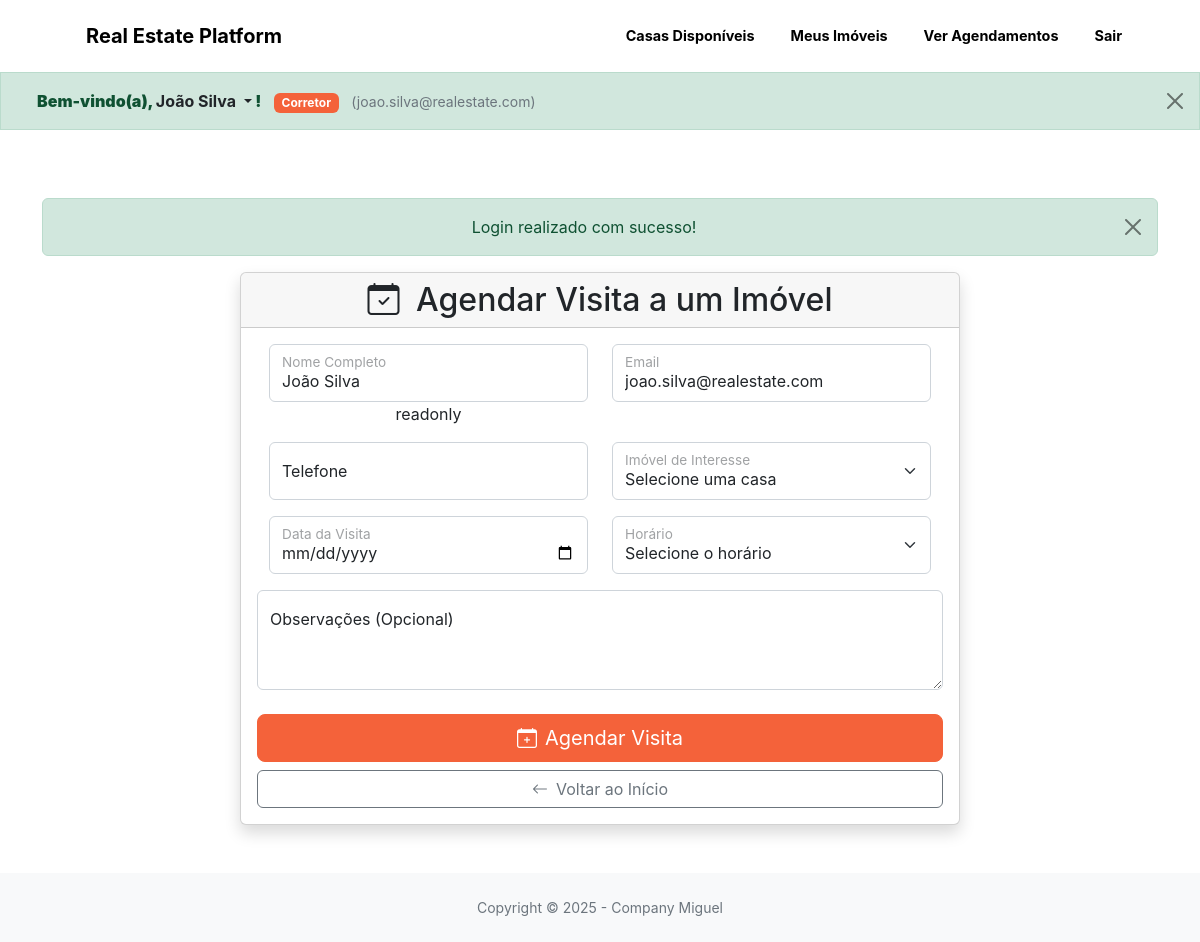
Screenshot of /agendar_visita.php (signed in) with the database file from the repository.
### tables this page shows
CREATE TABLE brokers (
    id INT AUTO_INCREMENT PRIMARY KEY,
    user_id INT NOT NULL,
    license_number VARCHAR(50) UNIQUE,
    company VARCHAR(255) NULL,
    specialties JSON NULL,
    commission_rate DECIMAL(5,2) DEFAULT 3.00,
    rating DECIMAL(3,2) DEFAULT 0.00,
    reviews_count INT DEFAULT 0,
    total_sales INT DEFAULT 0,
    years_experience INT DEFAULT 0,
    languages JSON NULL,
    created_at TIMESTAMP DEFAULT CURRENT_TIMESTAMP,
    updated_at TIMESTAMP DEFAULT CURRENT_TIMESTAMP ON UPDATE CURRENT_TIMESTAMP,
    
    FOREIGN KEY (user_id) REFERENCES users(id) ON DELETE CASCADE,
    UNIQUE KEY unique_broker_user (user_id)
);

CREATE TABLE users (
    id INT AUTO_INCREMENT PRIMARY KEY,
    first_name VARCHAR(100) NOT NULL,
    last_name VARCHAR(100) NOT NULL,
    email VARCHAR(255) NOT NULL UNIQUE,
    password VARCHAR(255) NOT NULL,
    cpf VARCHAR(14) UNIQUE,
    phone VARCHAR(20),
    user_type ENUM('user', 'broker', 'admin') DEFAULT 'user',
    status ENUM('active', 'inactive', 'pending') DEFAULT 'pending',
    email_verified BOOLEAN DEFAULT FALSE,
    verification_token VARCHAR(255) NULL,
    password_reset_token VARCHAR(255) NULL,
    password_reset_expires DATETIME NULL,
    created_at TIMESTAMP DEFAULT CURRENT_TIMESTAMP,
    updated_at TIMESTAMP DEFAULT CURRENT_TIMESTAMP ON UPDATE CURRENT_TIMESTAMP,
    
    INDEX idx_email (email),
    INDEX idx_user_type (user_type),
    INDEX idx_status (status)
);

### includes/auth.php (called while the page is built, shortened)
<?php
require_once __DIR__ . '/database.php';
class Auth {
    private $pdo;
    public function __construct() {
        global $pdo;
        $this->pdo = $pdo;
    }
    public function isLoggedIn() {
        return isset($_SESSION['user_id']);
    }
    public function getCurrentUser() {
        try {
            $stmt = $this->pdo->prepare("
                SELECT u.*, up.*, b.id as broker_id, b.license_number, b.company
                FROM users u
                LEFT JOIN user_profiles up ON u.id = up.user_id
                LEFT JOIN brokers b ON u.id = b.user_id
                WHERE u.id = ?
            ");
            $stmt->execute([$_SESSION['user_id']]);
            return $stmt->fetch();
        } catch (Exception $e) {
            error_log("Get current user error: " . $e->getMessage());
            return null;
        }
    }
}

### includes/init.php (called while the page is built, shortened)
<?php
require_once __DIR__ . '/database.php';
require_once __DIR__ . '/auth.php';
require_once __DIR__ . '/functions.php';
$auth = new Auth();

### includes/functions.php (called while the page is built, shortened)
<?php
function getFlashMessage() {
    if (isset($_SESSION['flash_message'])) {
        $message = $_SESSION['flash_message'];
        $type = $_SESSION['flash_type'] ?? 'info';
        return ['message' => $message, 'type' => $type];
    }
    return null;
}

### agendar_visita.php (the view, shortened to what this page needs)
<?php
require_once __DIR__ . '/includes/init.php';
$auth->requireLogin('Login.php');
$current_user = $auth->getCurrentUser();
$flash = getFlashMessage();
?>
<!DOCTYPE html>
<html lang="pt-BR">
<head>
    <link href="https://cdnjs.cloudflare.com/ajax/libs/bootstrap/5.3.0/css/bootstrap.min.css" rel="stylesheet">
    <link href="https://cdn.jsdelivr.net/npm/bootstrap-icons@1.5.0/font/bootstrap-icons.css" rel="stylesheet" />
    <link href="css/styles.css" rel="stylesheet">
</head>
<body>
    <?php
    require_once __DIR__ . '/includes/navbar.php';
    ?>
    <?php
    require_once __DIR__ . '/includes/user_info.php';
    renderUserInfo($current_user);
    ?>
    <div class="container my-5" style="padding-top: 40px;">
        <?php if ($flash): ?>
            <div class="alert alert-<?php echo $flash['type'] === 'success' ? 'success' : ($flash['type'] === 'error' ? 'danger' : 'info'); ?> alert-dismissible fade show">
                <?php echo $flash['message']; ?>
                <button type="button" class="btn-close" data-bs-dismiss="alert"></button>
            </div>
        <?php endif; ?>
        <div class="row justify-content-center">
            <div class="col-lg-8">
                <div class="card shadow">
                    <div class="card-header">
                        <h2 class="mb-0 text-center">
                            <i class="bi bi-calendar-check me-2"></i>
                            Agendar Visita a um Imóvel
                        </h2>
                    </div>
                    <div class="card-body">
                        <form method="POST" action="">
                            <div class="row">
                                <div class="col-md-6">
                                    <div class="form-floating mb-3">
                                        <input type="text" class="form-control" id="clienteNome" name="clienteNome"
                                               placeholder="Seu nome" required value="<?php echo htmlspecialchars($nome ?? $current_user['first_name'] . ' ' . $current_user['last_name']); ?>"><?php echo $current_user ? ' readonly' : ''; ?>
                                        <label for="clienteNome">Nome Completo</label>
                                    </div>
                                </div>
                                <div class="col-md-6">
                                    <div class="form-floating mb-3">
                                        <input type="email" class="form-control" id="clienteEmail" name="clienteEmail"
                                               placeholder="seu@email.com" required value="<?php echo htmlspecialchars($email ?? $current_user['email']); ?>"<?php echo $current_user ? ' readonly' : ''; ?>>
                                        <label for="clienteEmail">Email</label>
                                    </div>
                                </div>
                            </div>
                            <div class="row">
                                <div class="col-md-6">
                                    <div class="form-floating mb-3">
                                        <input type="tel" class="form-control" id="clienteTelefone" name="clienteTelefone"
                                               placeholder="(11) 99999-9999" required value="<?php echo htmlspecialchars($telefone ?? $current_user['phone'] ?? ''); ?>">
                                        <label for="clienteTelefone">Telefone</label>
                                    </div>
                                </div>
                                <div class="col-md-6">
                                    <div class="form-floating mb-3">
                                        <select class="form-select" id="casaSelect" name="casaSelect" required>
                                            <option value="" disabled <?php echo empty($casa) ? 'selected' : ''; ?>>Selecione uma casa</option>
                                        </select>
                                        <label for="casaSelect">Imóvel de Interesse</label>
                                    </div>
                                </div>
                            </div>
                            <div class="row">
                                <div class="col-md-6">
                                    <div class="form-floating mb-3">
                                        <input type="date" class="form-control" id="dataVisita" name="dataVisita"
                                               required min="<?php echo date('Y-m-d'); ?>" value="<?php echo htmlspecialchars($data ?? ''); ?>">
                                        <label for="dataVisita">Data da Visita</label>
                                    </div>
                                </div>
                                <div class="col-md-6">
                                    <div class="form-floating mb-3">
                                        <select class="form-select" id="horarioVisita" name="horarioVisita" required>
                                            <option value="" disabled <?php echo empty($horario) ? 'selected' : ''; ?>>Selecione o horário</option>
                                        </select>
                                        <label for="horarioVisita">Horário</label>
                                    </div>
                                </div>
                            </div>
                            <div class="form-floating mb-4">
                                <textarea class="form-control" id="observacoes" name="observacoes"
                                          placeholder="Observações adicionais..." style="height: 100px"><?php echo htmlspecialchars($observacoes ?? ''); ?></textarea>
                                <label for="observacoes">Observações (Opcional)</label>
                            </div>
                            <div class="d-grid gap-2">
                                <button type="submit" class="btn btn-primary btn-lg">
                                    <i class="bi bi-calendar-plus me-2"></i>
                                    Agendar Visita
                                </button>
                                <a href="index.php" class="btn btn-outline-secondary">
                                    <i class="bi bi-arrow-left me-2"></i>
                                    Voltar ao Início
                                </a>
                            </div>
                        </form>
                    </div>
                </div>
            </div>
        </div>
    </div>
    <footer class="bg-light py-4 mt-5">
        <div class="container px-4 px-lg-5">
            <div class="small text-center text-muted">
                Copyright &copy; 2025 - Company Miguel
            </div>
        </div>
    </footer>
</body>
</html>

### includes/user_info.php (shortened to what this page needs)
<?php
function renderUserInfo($current_user) {
    $user_name = htmlspecialchars($current_user['first_name'] . ' ' . $current_user['last_name']);
    $user_email = htmlspecialchars($current_user['email']);
    $user_type_label = [
        'user' => 'Cliente',
        'broker' => 'Corretor',
        'admin' => 'Administrador'
    ][$current_user['user_type']] ?? 'Usuário';
    echo <<<HTML
    <div id="userInfoBar" class="alert alert-success alert-dismissible fade show user-info-bar" role="alert"
         style="margin-bottom: 0; border-radius: 0; position: fixed; top: 72px; left: 0; right: 0; z-index: 1025;
                transition: transform 0.3s ease-in-out, opacity 0.3s ease-in-out;">
        <div class="container">
            <div class="d-flex justify-content-between align-items-center">
                <div>
                    <i class="fas fa-user-check me-2"></i>
                    <strong>Bem-vindo(a),
                        <div class="dropdown d-inline">
                            <a class="text-decoration-none text-dark fw-bold dropdown-toggle" href="#" role="button"
                               id="userDropdown" data-bs-toggle="dropdown" aria-expanded="false"
                               style="cursor: pointer; border: none; background: transparent;">
                                {$user_name}
                            </a>
                            <ul class="dropdown-menu" aria-labelledby="userDropdown">
                                <li>
                                    <a class="dropdown-item" href="perfil.php">
                                        <i class="fas fa-user me-2"></i>Meu Perfil
                                    </a>
                                </li>
HTML;
    echo <<<HTML
                            </ul>
                        </div>
                    !</strong>
                    <span class="badge bg-primary ms-2">{$user_type_label}</span>
                    <small class="text-muted ms-2">({$user_email})</small>
                </div>
                <div>
                    <button type="button" class="btn-close" data-bs-dismiss="alert" aria-label="Close"></button>
                </div>
            </div>
        </div>
    </div>
HTML;
}
?>

### rows the page displays
brokers: user.last_name "João Silva", user.user_type "Corretor", user.email "joao.silva@realestate.com", clienteNome "João Silva", clienteEmail "joao.silva@realestate.com"

### other values shown
$app_name "Real Estate Platform"
$flash['message'] "Login realizado com sucesso!"
